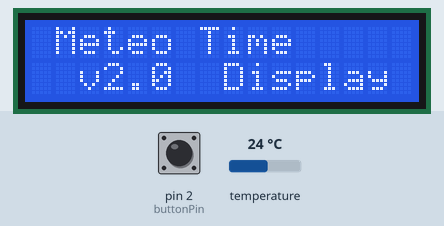
This sketch was run on a simulated Arduino Nano, built with avr-gcc and run on an emulated ATmega328P. On the bench: 16×2 character LCD. The test bench sets the inputs (shaded band); at power-on: pin 2 (buttonPin) LOW, temperature 24 °C. The local clock reads 2024-03-15 10:24:30 at power-on unless the sketch sets it.

Above: at 1.2 s.
1.3 s: pin 2 (buttonPin) pulled HIGH for 0.15 s
At 1.6 s:
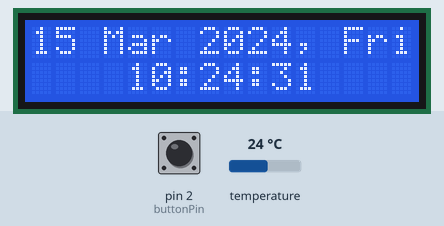
4.4 s: pin 2 (buttonPin) pulled HIGH for 1 s
At 4.57 s:
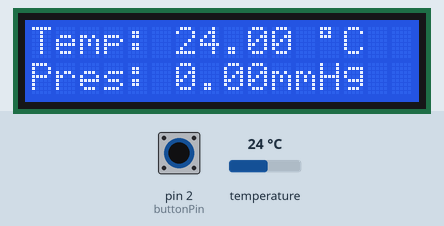
6.9 s: pin 2 (buttonPin) pulled HIGH for 0.15 s
At 7.7 s:
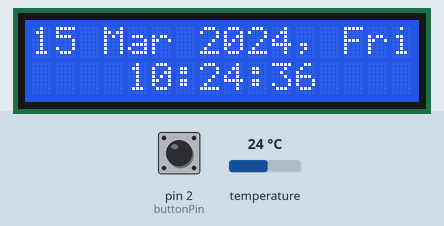
Timing chart, 0 to 9.9 s (numbered marks = the images above; inputs shaded):
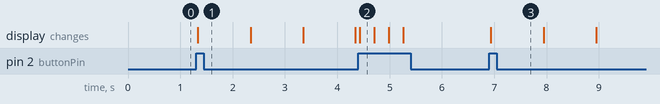

Measured:
- after the input at 1.3 s, the display: changes at once (image 1)
- after the input at 4.4 s, the display: changes at once (image 2)
- after the input at 6.9 s, the display: changes at once (image 3)

The sketch:

meteo2.ino
```cpp
#include <Wire.h>
#include <BMP180.h>
#include <LiquidCrystal_I2C.h>
#include "iarduino_RTC.h"

/*
Simple Info Display: Time, Temperature, Pressure

Arduino Nano Atmega328P (old bootloader)

BMP180:
SDA - A4
SCL - A5
VIN - 5V
GND - GND

LCD 1602 + I2C:
SCL - A5
SDA - A4
VCC - 5V
GND - GND

DS1302:
VCC - 5V
GND - GND
CLK - D6
DAT - D7
RST - D8

Button
D2                | none
GND(10k resistor) | 5V


*/

BMP180 myBMP(BMP180_ULTRAHIGHRES);
LiquidCrystal_I2C lcd(0x27,16,2);
iarduino_RTC time(RTC_DS1302,8,6,7);

int buttonPin = 2;  // Номер пина, к которому подключена кнопка
int buttonState = 0;  // Текущее состояние кнопки
int counter = 0;  // Счетчик нажатий на кнопку

void logo(){
  lcd.setCursor(1, 0);  // столбец 1 строка 0
  lcd.print("Meteo Time");
  lcd.setCursor(2, 1);
  lcd.print("v2.0");
  lcd.setCursor(8, 1);  // столбец 4 строка 1
  lcd.print("Display");

}

void screenAllSensors(){
  double temp1 = myBMP.getTemperature();
  double pres = myBMP.getSeaLevelPressure(700)* 0.00750062;

  lcd.setCursor(0, 0);
  lcd.print("Temp: "); lcd.print(temp1); lcd.print(" "); lcd.write(223); lcd.print("C");
  lcd.setCursor(0, 1);
  lcd.print("Pres: "); lcd.print(pres); lcd.print("mmHg");

}

void screenTemperature(){
  double temp1 = myBMP.getTemperature();

  lcd.clear();
  lcd.setCursor(0, 0);
  lcd.print("Temperature: ");
  lcd.setCursor(1, 1);
  lcd.print(temp1); lcd.print(" "); lcd.write(223); lcd.print("C");

}

void screenPressure(){
  double pres = myBMP.getSeaLevelPressure(700)* 0.00750062;

  lcd.clear();
  lcd.setCursor(0, 0);
  lcd.print("Pressure: ");
  lcd.setCursor(1, 1);
  lcd.print(pres); lcd.print(" mmHg");

}


void setup() {
  myBMP.begin();

  lcd.init();  // Инициализация экрана
  lcd.backlight();  // Включение подсветки экрана
  logo();  // Вывод начального сообщения на экран
  pinMode(buttonPin, INPUT);  // Настройка пина кнопки на вход

   time.begin();
   //time.settime(45, 20, 16, 16, 4, 23, 1); // 0  сек, 30 мин, 18 часов, 12, июня, 2020, четверг

}

unsigned long lastUpdateTime = 0;

void loop() {

  buttonState = digitalRead(buttonPin);
  if (buttonState == HIGH) {
      counter++;
    if (counter == 1){
      lcd.clear();

      lcd.setCursor(0,0);
      lcd.print(time.gettime("d M Y, D"));
      lcd.setCursor(4,1);
      lcd.print(time.gettime("H:i:s"));
      lastUpdateTime = millis(); // сохраняем время последнего обновления времени
    } else if (counter == 2) {
      lcd.clear();
      screenAllSensors();
    } else if (counter == 3) {
      lcd.clear();
      screenTemperature();
    } else if (counter == 4) {
      lcd.clear();
      screenPressure();
    } else if (counter == 5) {
      lcd.clear();
      logo();
      counter = 0;
    }

    delay(250);
  }

  // обновляем время каждую секунду, если кнопка нажата 1 раз
  if (counter == 1 && (millis() - lastUpdateTime) >= 1000) {
    lastUpdateTime = millis();
    lcd.setCursor(4,1);
    lcd.print(time.gettime("H:i:s"));
  }
}
```
